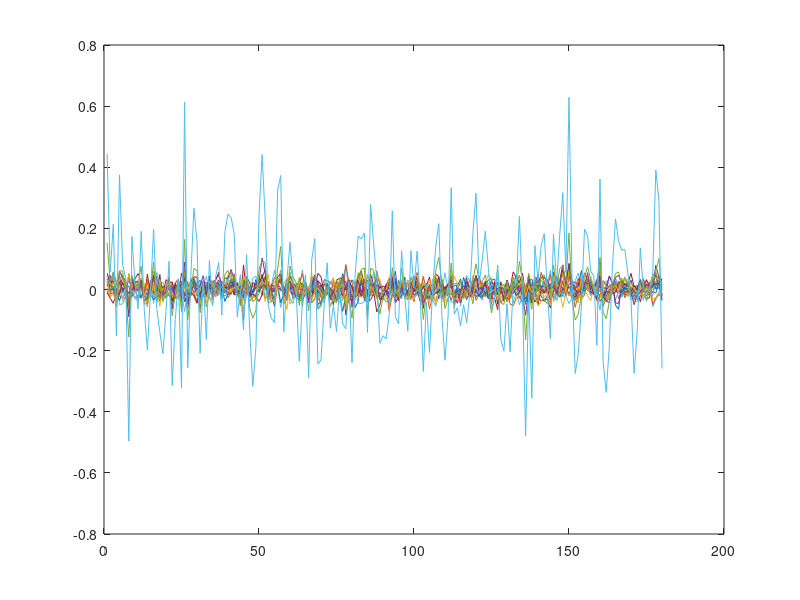

Recreate this plot in MATLAB.
T = 180; % number of monthly observations
nR = 1;  % number of regions
nm = 19;   % number of monthly series 
p = 4; % number of lags
R = 1;

% n = nm+1+nR;

n = nm+nR;
YY_mat = zeros(T,n,R);
for ii = 1:R
    chck = -1;
    while chck < 0 % draw new coeffecients until stationary
        % constants
        B0 = zeros(n,1);
        % coefficientsch
        B = zeros(n,n*p);
        %first lag
        B1  = -0.2 + (0.2+0.2).*rand(n,n); % off-diagonal elements are U(-0.2, 0.2)
        dg = 0 + (0.5-0.0).*rand(1,n); % diagonal elements are U(0, 0.5)
        B(:,1:n) = B1 + diag(dg' - diag(B1));


        % higher lags are iid N(0,0.05^2/ll^2)
        for ll = 2:p
            B_ll = randn(n,n)*(0.05^2/ll^2);
            B(:,(ll-1)*n+1:ll*n) = B_ll;
        end

        %covariance
        Psi = iwishrnd(0.07*eye(n)+0.031*ones(n)*ones(n)',n+10)*0.05;
%         Psi =   iwishrnd(0.5*eye(n),n+10);
%         Psi =   0.1*eye(n);
        

        % check for stationarity
        beta = [B,B0];
        coef = reshape(beta,n*p+1,n);
        % companion form
        FF=zeros(n*p,n*p);
        FF(n+1:n*p,1:n*(p-1))=eye(n*(p-1),n*(p-1));
        for i=1:p
            FF(1:n,1+n*(i-1):n+n*(i-1))=coef(1+n*(i-1):n+n*(i-1),1:n);
        end
        % eigenvalues
        ee=max(abs(eig(FF)));
        S=ee>=1;
        if S == 0
            chck = 10;
        end
    end

    % GENERATE SERIES
    errors = mvnrnd(zeros(n, 1), Psi, T)';
    YY = zeros(n,T+p);
    YY(:,1:p) = zeros(n,p);
    for t = p+1:T+p
        et = errors(:,t-p);
        for ll = 1:p
            yt = beta(:,(ll-1)*n+1:ll*n) * YY(:,t-ll) + et;
        end
        YY(:,t) = yt;
    end
 
    YY_mat(:,:,ii) = YY(:,p+1:end)';

end
plot(YY_mat(:,:,1))
% [RHO,PVAL] = corr(YY_mat(:,:,1),YY_mat(:,:,1))
% save DGP_data_long.mat YY_mat nR nm p

save DGPcompTime.mat B Psi
